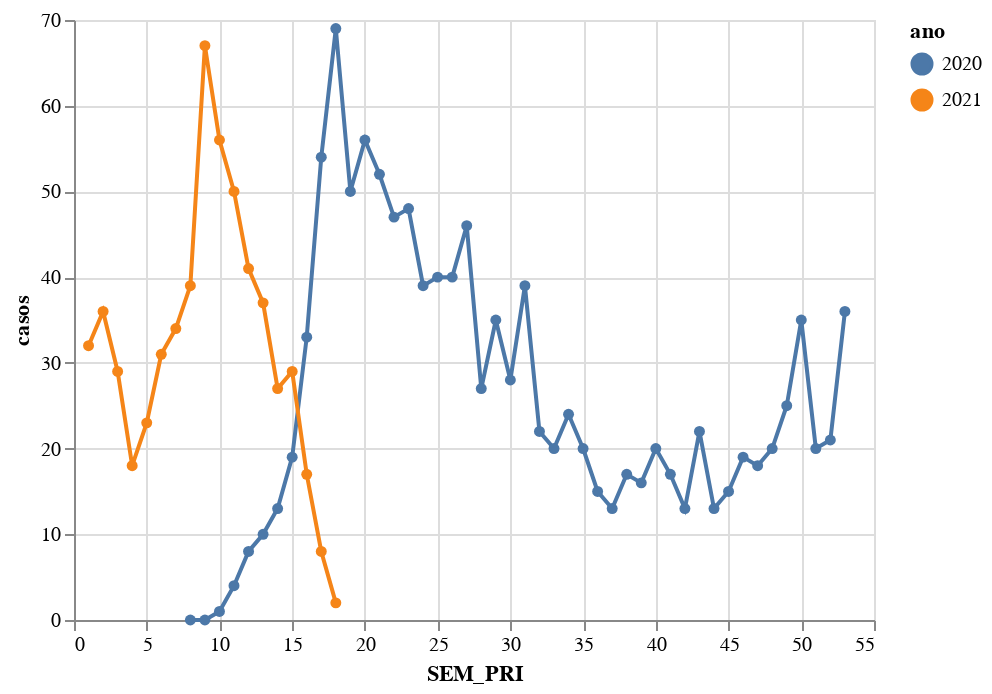

The notebook cell this image was saved under:
### Markdown cell above
## Total de óbitos de SRAG-COVID em crianças e adolecentes (até 19 anos)

### Code cell
#hide-input

alt.Chart(df_chart).mark_line(point=True).encode(
    x='SEM_PRI',
    y='casos',
    color='ano:N',
    tooltip=['SEM_PRI','proporção','casos','ano']
)

### Figure 1 — Vega-Lite specification as saved in the notebook (floating-point values rounded to 4 significant figures)
{"config": {"view": {"continuousWidth": 400, "continuousHeight": 300}}, "data": {"name": "data-3fa1ec26243ff6f4e475a578b9de707c"}, "mark": {"type": "line", "point": true}, "encoding": {"color": {"type": "nominal", "field": "ano"}, "tooltip": [{"type": "quantitative", "field": "SEM_PRI"}, {"type": "quantitative", "field": "proporção"}, {"type": "quantitative", "field": "casos"}, {"type": "quantitative", "field": "ano"}], "x": {"type": "quantitative", "field": "SEM_PRI"}, "y": {"type": "quantitative", "field": "casos"}}, "$schema": "https://vega.github.io/schema/vega-lite/v4.8.1.json", "datasets": {"data-3fa1ec26243ff6f4e475a578b9de707c": [{"ano": 2020, "SEM_PRI": 8, "faixa_etaria": "00-20", "proporção": 0.0, "casos": 0.0}, {"ano": 2020, "SEM_PRI": 9, "faixa_etaria": "00-20", "proporção": 0.0, "casos": 0.0}, {"ano": 2020, "SEM_PRI": 10, "faixa_etaria": "00-20", "proporção": 0.01053, "casos": 1.0}, {"ano": 2020, "SEM_PRI": 11, "faixa_etaria": "00-20", "proporção": 0.0127, "casos": 4.0}, {"ano": 2020, "SEM_PRI": 12, "faixa_etaria": "00-20", "proporção": 0.008081, "casos": 8.0}, {"ano": 2020, "SEM_PRI": 13, "faixa_etaria": "00-20", "proporção": 0.006238, "casos": 10.0}, {"ano": 2020, "SEM_PRI": 14, "faixa_etaria": "00-20", "proporção": 0.005259, "casos": 13.0}, {"ano": 2020, "SEM_PRI": 15, "faixa_etaria": "00-20", "proporção": 0.005268, "casos": 19.0}, {"ano": 2020, "SEM_PRI": 16, "faixa_etaria": "00-20", "proporção": 0.006144, "casos": 33.0}, {"ano": 2020, "SEM_PRI": 17, "faixa_etaria": "00-20", "proporção": 0.007425, "casos": 54.0}, {"ano": 2020, "SEM_PRI": 18, "faixa_etaria": "00-20", "proporção": 0.007679, "casos": 69.0}, {"ano": 2020, "SEM_PRI": 19, "faixa_etaria": "00-20", "proporção": 0.005723, "casos": 50.0}, {"ano": 2020, "SEM_PRI": 20, "faixa_etaria": "00-20", "proporção": 0.006317, "casos": 56.0}, {"ano": 2020, "SEM_PRI": 21, "faixa_etaria": "00-20", "proporção": 0.006805, "casos": 52.0}, {"ano": 2020, "SEM_PRI": 22, "faixa_etaria": "00-20", "proporção": 0.006942, "casos": 47.0}, {"ano": 2020, "SEM_PRI": 23, "faixa_etaria": "00-20", "proporção": 0.006483, "casos": 48.0}, {"ano": 2020, "SEM_PRI": 24, "faixa_etaria": "00-20", "proporção": 0.005835, "casos": 39.0}, {"ano": 2020, "SEM_PRI": 25, "faixa_etaria": "00-20", "proporção": 0.00564, "casos": 40.0}, {"ano": 2020, "SEM_PRI": 26, "faixa_etaria": "00-20", "proporção": 0.006309, "casos": 40.0}, {"ano": 2020, "SEM_PRI": 27, "faixa_etaria": "00-20", "proporção": 0.006266, "casos": 46.0}, {"ano": 2020, "SEM_PRI": 28, "faixa_etaria": "00-20", "proporção": 0.003686, "casos": 27.0}, {"ano": 2020, "SEM_PRI": 29, "faixa_etaria": "00-20", "proporção": 0.005304, "casos": 35.0}, {"ano": 2020, "SEM_PRI": 30, "faixa_etaria": "00-20", "proporção": 0.004336, "casos": 28.0}, {"ano": 2020, "SEM_PRI": 31, "faixa_etaria": "00-20", "proporção": 0.006656, "casos": 39.0}, {"ano": 2020, "SEM_PRI": 32, "faixa_etaria": "00-20", "proporção": 0.004167, "casos": 22.0}, {"ano": 2020, "SEM_PRI": 33, "faixa_etaria": "00-20", "proporção": 0.003774, "casos": 20.0}, {"ano": 2020, "SEM_PRI": 34, "faixa_etaria": "00-20", "proporção": 0.005128, "casos": 24.0}, {"ano": 2020, "SEM_PRI": 35, "faixa_etaria": "00-20", "proporção": 0.004885, "casos": 20.0}, {"ano": 2020, "SEM_PRI": 36, "faixa_etaria": "00-20", "proporção": 0.003529, "casos": 15.0}, {"ano": 2020, "SEM_PRI": 37, "faixa_etaria": "00-20", "proporção": 0.003504, "casos": 13.0}, {"ano": 2020, "SEM_PRI": 38, "faixa_etaria": "00-20", "proporção": 0.005069, "casos": 17.0}, {"ano": 2020, "SEM_PRI": 39, "faixa_etaria": "00-20", "proporção": 0.00512, "casos": 16.0}, {"ano": 2020, "SEM_PRI": 40, "faixa_etaria": "00-20", "proporção": 0.006506, "casos": 20.0}, {"ano": 2020, "SEM_PRI": 41, "faixa_etaria": "00-20", "proporção": 0.005971, "casos": 17.0}, {"ano": 2020, "SEM_PRI": 42, "faixa_etaria": "00-20", "proporção": 0.005367, "casos": 13.0}, {"ano": 2020, "SEM_PRI": 43, "faixa_etaria": "00-20", "proporção": 0.008534, "casos": 22.0}, {"ano": 2020, "SEM_PRI": 44, "faixa_etaria": "00-20", "proporção": 0.005013, "casos": 13.0}, {"ano": 2020, "SEM_PRI": 45, "faixa_etaria": "00-20", "proporção": 0.004391, "casos": 15.0}, {"ano": 2020, "SEM_PRI": 46, "faixa_etaria": "00-20", "proporção": 0.004602, "casos": 19.0}, {"ano": 2020, "SEM_PRI": 47, "faixa_etaria": "00-20", "proporção": 0.003515, "casos": 18.0}, {"ano": 2020, "SEM_PRI": 48, "faixa_etaria": "00-20", "proporção": 0.003739, "casos": 20.0}, {"ano": 2020, "SEM_PRI": 49, "faixa_etaria": "00-20", "proporção": 0.003825, "casos": 25.0}, {"ano": 2020, "SEM_PRI": 50, "faixa_etaria": "00-20", "proporção": 0.005775, "casos": 35.0}, {"ano": 2020, "SEM_PRI": 51, "faixa_etaria": "00-20", "proporção": 0.003495, "casos": 20.0}, {"ano": 2020, "SEM_PRI": 52, "faixa_etaria": "00-20", "proporção": 0.003363, "casos": 21.0}, {"ano": 2020, "SEM_PRI": 53, "faixa_etaria": "00-20", "proporção": 0.004779, "casos": 36.0}, {"ano": 2021, "SEM_PRI": 1, "faixa_etaria": "00-20", "proporção": 0.004153, "casos": 32.0}, {"ano": 2021, "SEM_PRI": 2, "faixa_etaria": "00-20", "proporção": 0.004774, "casos": 36.0}, {"ano": 2021, "SEM_PRI": 3, "faixa_etaria": "00-20", "proporção": 0.004492, "casos": 29.0}, {"ano": 2021, "SEM_PRI": 4, "faixa_etaria": "00-20", "proporção": 0.003096, "casos": 18.0}, {"ano": 2021, "SEM_PRI": 5, "faixa_etaria": "00-20", "proporção": 0.003047, "casos": 23.0}, {"ano": 2021, "SEM_PRI": 6, "faixa_etaria": "00-20", "proporção": 0.003615, "casos": 31.0}, {"ano": 2021, "SEM_PRI": 7, "faixa_etaria": "00-20", "proporção": 0.002803, "casos": 34.0}, {"ano": 2021, "SEM_PRI": 8, "faixa_etaria": "00-20", "proporção": 0.00284, "casos": 39.0}, {"ano": 2021, "SEM_PRI": 9, "faixa_etaria": "00-20", "proporção": 0.00331, "casos": 67.0}, {"ano": 2021, "SEM_PRI": 10, "faixa_etaria": "00-20", "proporção": 0.002697, "casos": 56.0}, {"ano": 2021, "SEM_PRI": 11, "faixa_etaria": "00-20", "proporção": 0.002519, "casos": 50.0}, {"ano": 2021, "SEM_PRI": 12, "faixa_etaria": "00-20", "proporção": 0.002763, "casos": 41.0}, {"ano": 2021, "SEM_PRI": 13, "faixa_etaria": "00-20", "proporção": 0.002971, "casos": 37.0}, {"ano": 2021, "SEM_PRI": 14, "faixa_etaria": "00-20", "proporção": 0.002828, "casos": 27.0}, {"ano": 2021, "SEM_PRI": 15, "faixa_etaria": "00-20", "proporção": 0.004958, "casos": 29.0}, {"ano": 2021, "SEM_PRI": 16, "faixa_etaria": "00-20", "proporção": 0.005101, "casos": 17.0}, {"ano": 2021, "SEM_PRI": 17, "faixa_etaria": "00-20", "proporção": 0.006645, "casos": 8.0}, {"ano": 2021, "SEM_PRI": 18, "faixa_etaria": "00-20", "proporção": 0.01538, "casos": 2.0}]}}
